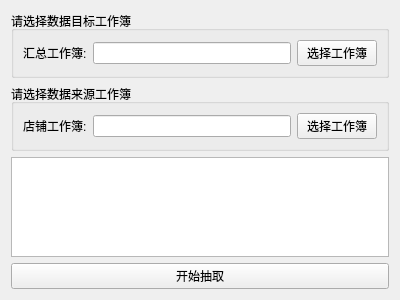
<?xml version="1.0" encoding="UTF-8"?>
<ui version="4.0">
 <class>Form</class>
 <widget class="QWidget" name="Form">
  <property name="geometry">
   <rect>
    <x>0</x>
    <y>0</y>
    <width>400</width>
    <height>300</height>
   </rect>
  </property>
  <property name="windowTitle">
   <string>汇总数据小工具</string>
  </property>
  <layout class="QGridLayout" name="gridLayout_4">
   <item row="0" column="0">
    <layout class="QGridLayout" name="gridLayout_3">
     <item row="0" column="0">
      <widget class="QGroupBox" name="groupBox">
       <property name="title">
        <string>请选择数据目标工作簿</string>
       </property>
       <layout class="QGridLayout" name="gridLayout">
        <item row="0" column="0">
         <layout class="QHBoxLayout" name="horizontalLayout">
          <item>
           <widget class="QLabel" name="label">
            <property name="text">
             <string>汇总工作簿:</string>
            </property>
           </widget>
          </item>
          <item>
           <widget class="QLineEdit" name="targetWbEdit"/>
          </item>
          <item>
           <widget class="QPushButton" name="targetBtn">
            <property name="text">
             <string>选择工作簿</string>
            </property>
           </widget>
          </item>
         </layout>
        </item>
       </layout>
      </widget>
     </item>
     <item row="1" column="0">
      <widget class="QGroupBox" name="groupBox_2">
       <property name="title">
        <string>请选择数据来源工作簿</string>
       </property>
       <layout class="QGridLayout" name="gridLayout_2">
        <item row="0" column="0">
         <layout class="QHBoxLayout" name="horizontalLayout_2">
          <item>
           <widget class="QLabel" name="label_2">
            <property name="text">
             <string>店铺工作簿:</string>
            </property>
           </widget>
          </item>
          <item>
           <widget class="QLineEdit" name="srcWbEdit"/>
          </item>
          <item>
           <widget class="QPushButton" name="srcBtn">
            <property name="text">
             <string>选择工作簿</string>
            </property>
           </widget>
          </item>
         </layout>
        </item>
       </layout>
      </widget>
     </item>
     <item row="2" column="0">
      <widget class="QPlainTextEdit" name="plainTextEdit"/>
     </item>
     <item row="3" column="0">
      <widget class="QPushButton" name="startBtn">
       <property name="text">
        <string>开始抽取</string>
       </property>
      </widget>
     </item>
    </layout>
   </item>
  </layout>
 </widget>
 <resources/>
 <connections/>
</ui>
